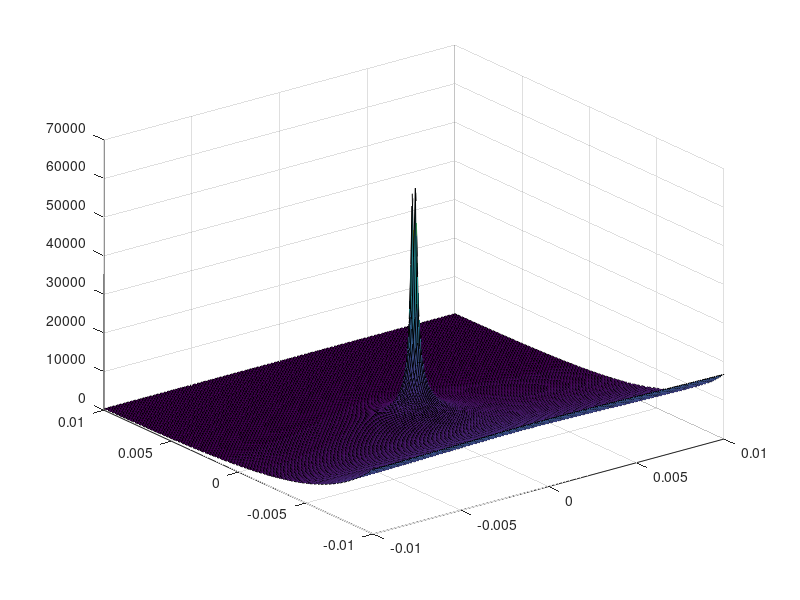

Source code (MATLAB):
T0=273+20;
q=10000/0.005;
K=240;
V=1;
A=0.002;
x=-0.01:0.0001:0.01;
y=-0.01:0.0001:0.01;
R=zeros(201:201);
[X,Y]=meshgrid(x,y);
for i=1:201
    for j=1:201
        R(i,j)=sqrt(x(i)^2+y(j)^2);
    end
end


for t=1:201
    for u=1:201
    T(t,u)=T0+(q/(2*pi*K))*exp(-1*V*x(t)/(2*A))*exp(besselk(0,V*R(t,u)/(2*A)));
    end
end
surf(X,Y,T)